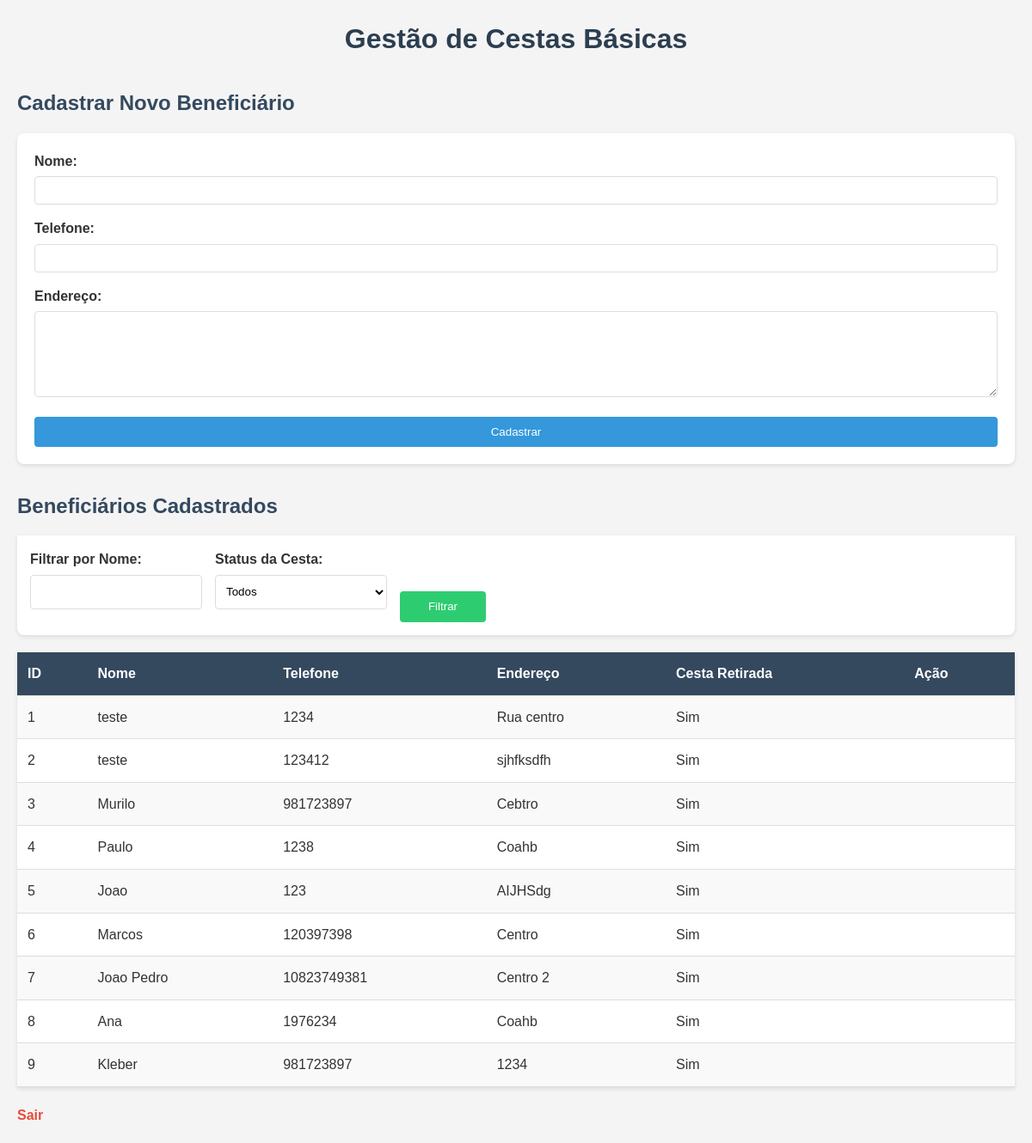
/dashboard (signed in), run on an earlier commit of the app's database.
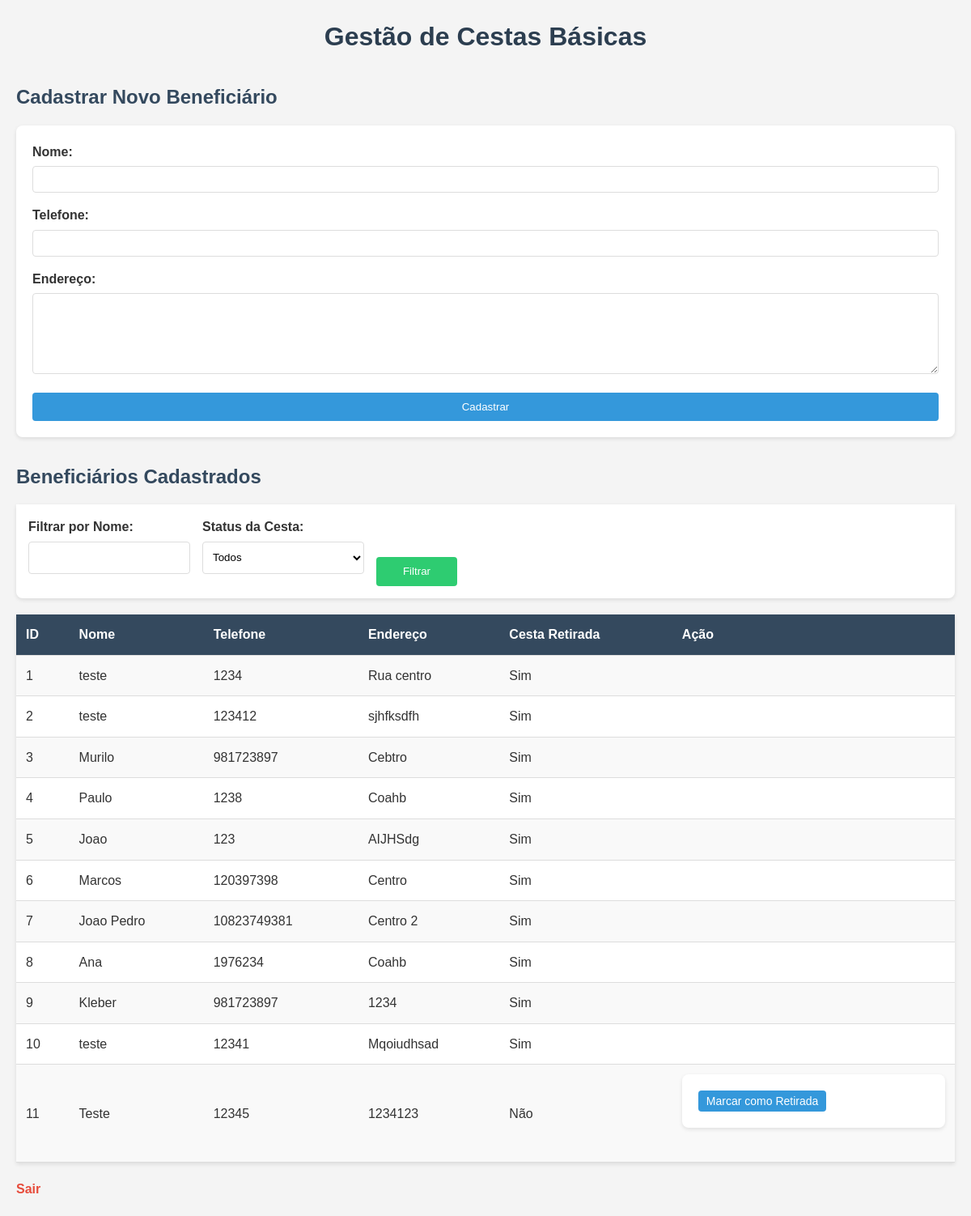
And on a later commit of the database.
### tables this page shows
CREATE TABLE beneficiarios (
            id INTEGER PRIMARY KEY AUTOINCREMENT,
            nome VARCHAR(100),
            telefone VARCHAR(20),
            endereco TEXT,
            cesta_retirada BOOLEAN DEFAULT 0,
            data_cadastro DATETIME DEFAULT CURRENT_TIMESTAMP
        );

### app.py (the view)
@app.route('/dashboard', methods=['GET'])
def dashboard():
    if not session.get('logged_in'):
        return redirect('/login')
    nome_filtro = request.args.get('nome', '').strip()
    status_filtro = request.args.get('status', 'todos')  # 'todos', 'retirada', 'nao_retirada'
    conn = get_db()
    query = 'SELECT * FROM beneficiarios WHERE 1=1'
    params = []
    if nome_filtro:
        query += ' AND nome LIKE ?'
        params.append(f'%{nome_filtro}%')
    if status_filtro == 'retirada':
        query += ' AND cesta_retirada = 1'
    elif status_filtro == 'nao_retirada':
        query += ' AND cesta_retirada = 0'
    beneficiarios = conn.execute(query, params).fetchall()
    conn.close()
    return render_template('dashboard.html', beneficiarios=beneficiarios,
                          nome_filtro=nome_filtro, status_filtro=status_filtro,
                          error_message=request.args.get('error_message', ''))

### app.py (called while the page is built)
def get_db():
    conn = sqlite3.connect('cestas.db')
    conn.row_factory = sqlite3.Row  # Para retornar resultados como dicionários
    return conn

### templates/dashboard.html (shortened to what this page needs)
<!DOCTYPE html>
<html lang="pt-BR">
<head>
    <link rel="stylesheet" href="{{ url_for('static', filename='style.css') }}">
</head>
<body>
    <h1>Gestão de Cestas Básicas</h1>
    <div class="section-title">
        <h2>Cadastrar Novo Beneficiário</h2>
    </div>
    <form method="POST" action="/cadastrar">
        <label>Nome:</label>
        <input type="text" name="nome" required>
        <label>Telefone:</label>
        <input type="text" name="telefone" required>
        <label>Endereço:</label>
        <textarea name="endereco" required></textarea>
        <button type="submit">Cadastrar</button>
    </form>
    <h2>Beneficiários Cadastrados</h2>
    <form method="GET" action="/dashboard" class="filter-form">
        <div class="filter-group">
            <label for="nome">Filtrar por Nome:</label>
            <input type="text" id="nome" name="nome" value="{{ nome_filtro }}">
        </div>
        <div class="filter-group">
            <label for="status">Status da Cesta:</label>
            <select id="status" name="status">
                <option value="todos" {% if status_filtro == 'todos' %}selected{% endif %}>Todos</option>
            </select>
        </div>
        <div class="filter-group">
            <button type="submit">Filtrar</button>
        </div>
    </form>
    <table>
        <tr>
            <th>ID</th>
            <th>Nome</th>
            <th>Telefone</th>
            <th>Endereço</th>
            <th>Cesta Retirada</th>
            <th>Ação</th>
        </tr>
        {% for beneficiario in beneficiarios %}
        <tr>
            <td>{{ beneficiario['id'] }}</td>
            <td>{{ beneficiario['nome'] }}</td>
            <td>{{ beneficiario['telefone'] }}</td>
            <td>{{ beneficiario['endereco'] }}</td>
            <td>{{ 'Sim' if beneficiario['cesta_retirada'] else 'Não' }}</td>
            <td>
                {% if not beneficiario['cesta_retirada'] %}
                <form method="POST" action="/marcar_retirada/{{ beneficiario['id'] }}">
                    <button type="submit">Marcar como Retirada</button>
                </form>
                {% endif %}
            </td>
        </tr>
        {% endfor %}
    </table>
    <a href="/logout">Sair</a>
</body>
</html>

### static/style.css (style rules this page uses)
* { margin: 0; padding: 0; box-sizing: border-box; font-family: Arial, sans-serif; }
body { background-color: #f4f4f4; color: #333; padding: 20px; line-height: 1.6; }
h1 { color: #2c3e50; text-align: center; margin-bottom: 20px; }
h2 { color: #34495e; margin-top: 30px; margin-bottom: 15px; }
form { background-color: #fff; padding: 20px; border-radius: 8px; box-shadow: 0 2px 5px rgba(0, 0, 0, 0.1); max-width: 500px; margin: 0 auto 30px; }
label { display: block; margin-bottom: 5px; font-weight: bold; }
input[type="text"], input[type="password"], textarea { width: 100%; padding: 8px; margin-bottom: 15px; border: 1px solid #ddd; border-radius: 4px; }
textarea { height: 100px; resize: vertical; }
button { background-color: #3498db; color: #fff; padding: 10px 15px; border: none; border-radius: 4px; cursor: pointer; width: 100%; }
table { width: 100%; border-collapse: collapse; background-color: #fff; box-shadow: 0 2px 5px rgba(0, 0, 0, 0.1); }
th, td { padding: 12px; text-align: left; border-bottom: 1px solid #ddd; }
th { background-color: #34495e; color: #fff; }
tr:nth-child(even) { background-color: #f9f9f9; }
td form button { width: auto; padding: 5px 10px; font-size: 14px; }
a { display: inline-block; margin-top: 20px; color: #e74c3c; text-decoration: none; font-weight: bold; }
body > * { max-width: 1200px; margin-left: auto; margin-right: auto; }
select { width: 100%; padding: 8px; margin-bottom: 15px; border: 1px solid #ddd; border-radius: 4px; background-color: #fff; }
.filter-form { display: flex; align-items: flex-end; gap: 15px; background-color: #fff; padding: 15px; border-radius: 0 0 8px 8px; box-shadow: 0 2px 5px rgba(0, 0, 0, 0.1); margin-bottom: 20px; border-top: none; }
.filter-group { display: flex; flex-direction: column; }
.filter-group label { margin-bottom: 5px; }
.filter-group input[type="text"], .filter-group select, .filter-group button { width: 250px; padding: 8px; border: 1px solid #ddd; border-radius: 4px; height: 40px; box-sizing: border-box; }
.filter-group button { width: 100px; background-color: #2ecc71; color: #fff; border: none; cursor: pointer; }
.filter-group input[type="text"], .filter-group select { width: 200px; padding: 8px; border: 1px solid #ddd; border-radius: 4px; }
.filter-group button { padding: 8px 15px; background-color: #2ecc71; color: #fff; border: none; border-radius: 4px; cursor: pointer; height: 36px; }

What changed in the data, as far as the page shows it:
added beneficiarios: id "10", nome "teste", telefone "12341", endereco "Mqoiudhsad", cesta_retirada "Sim"
added beneficiarios: id "11", nome "Teste", telefone "12345", endereco "1234123", cesta_retirada "Não"
